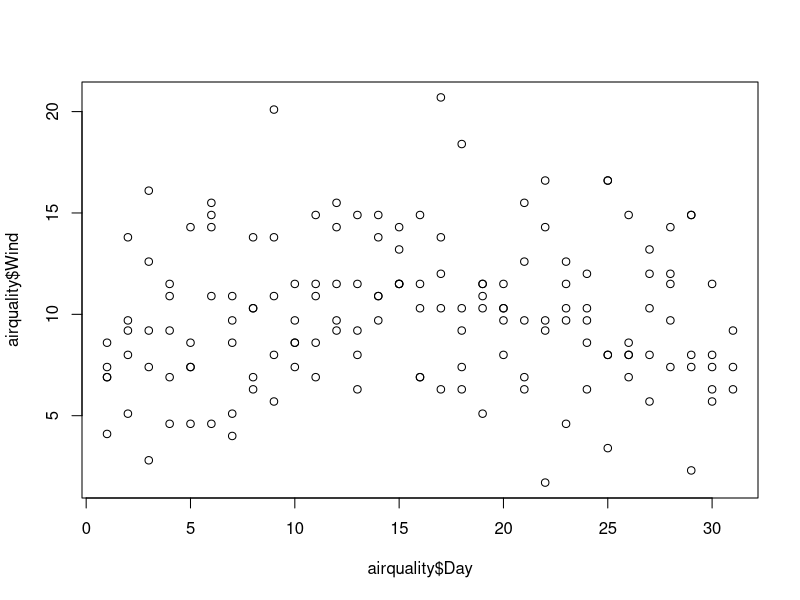
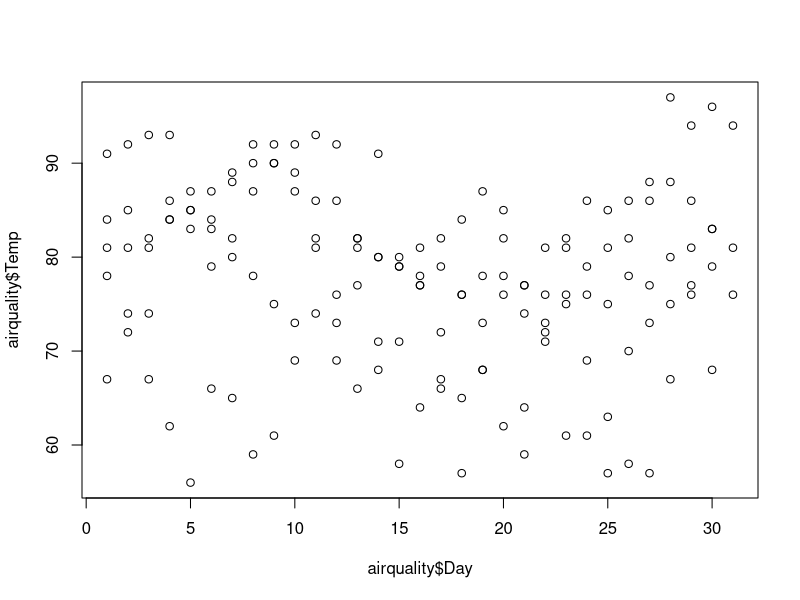
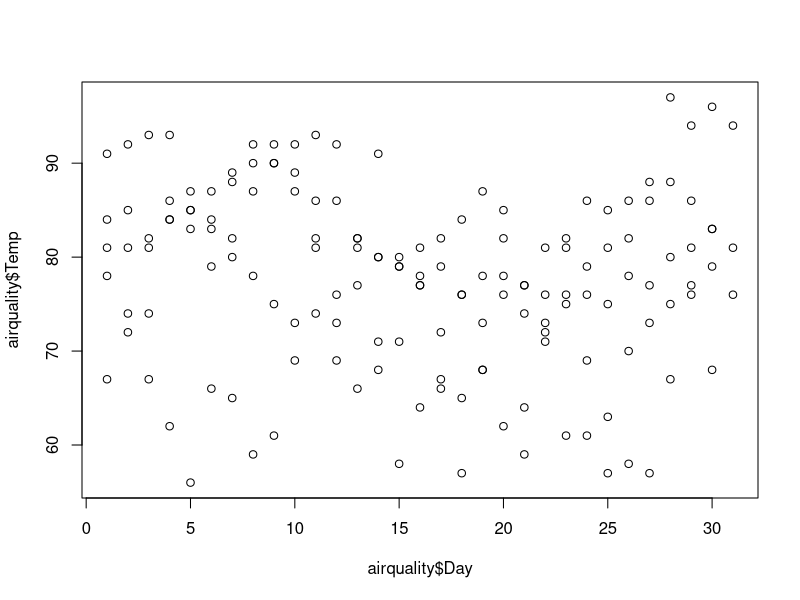

The R script that drew these images, in order:
## ---- chunk 1
require(graphics)
plot(airquality$Day,airquality$Wind)
plot(airquality$Day,airquality$Temp)
## ---- chunk 2
require(graphics)
plot(airquality$Day,airquality$Temp)
